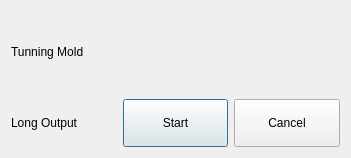
<?xml version="1.0" encoding="UTF-8"?>
<ui version="4.0">
 <class>ICTuneMoldDialog</class>
 <widget class="QDialog" name="ICTuneMoldDialog">
  <property name="geometry">
   <rect>
    <x>0</x>
    <y>0</y>
    <width>351</width>
    <height>158</height>
   </rect>
  </property>
  <property name="windowTitle">
   <string>Dialog</string>
  </property>
  <layout class="QVBoxLayout" name="verticalLayout">
   <item>
    <widget class="QLabel" name="label">
     <property name="text">
      <string>Tunning Mold </string>
     </property>
    </widget>
   </item>
   <item>
    <layout class="QHBoxLayout" name="horizontalLayout">
     <item>
      <widget class="QLabel" name="label_2">
       <property name="text">
        <string>Long Output</string>
       </property>
      </widget>
     </item>
     <item>
      <widget class="QPushButton" name="startButton">
       <property name="minimumSize">
        <size>
         <width>0</width>
         <height>48</height>
        </size>
       </property>
       <property name="text">
        <string>Start</string>
       </property>
       <property name="checkable">
        <bool>true</bool>
       </property>
      </widget>
     </item>
     <item>
      <widget class="QPushButton" name="cancelButton">
       <property name="minimumSize">
        <size>
         <width>0</width>
         <height>48</height>
        </size>
       </property>
       <property name="text">
        <string>Cancel</string>
       </property>
      </widget>
     </item>
    </layout>
   </item>
  </layout>
 </widget>
 <resources/>
 <connections/>
</ui>
